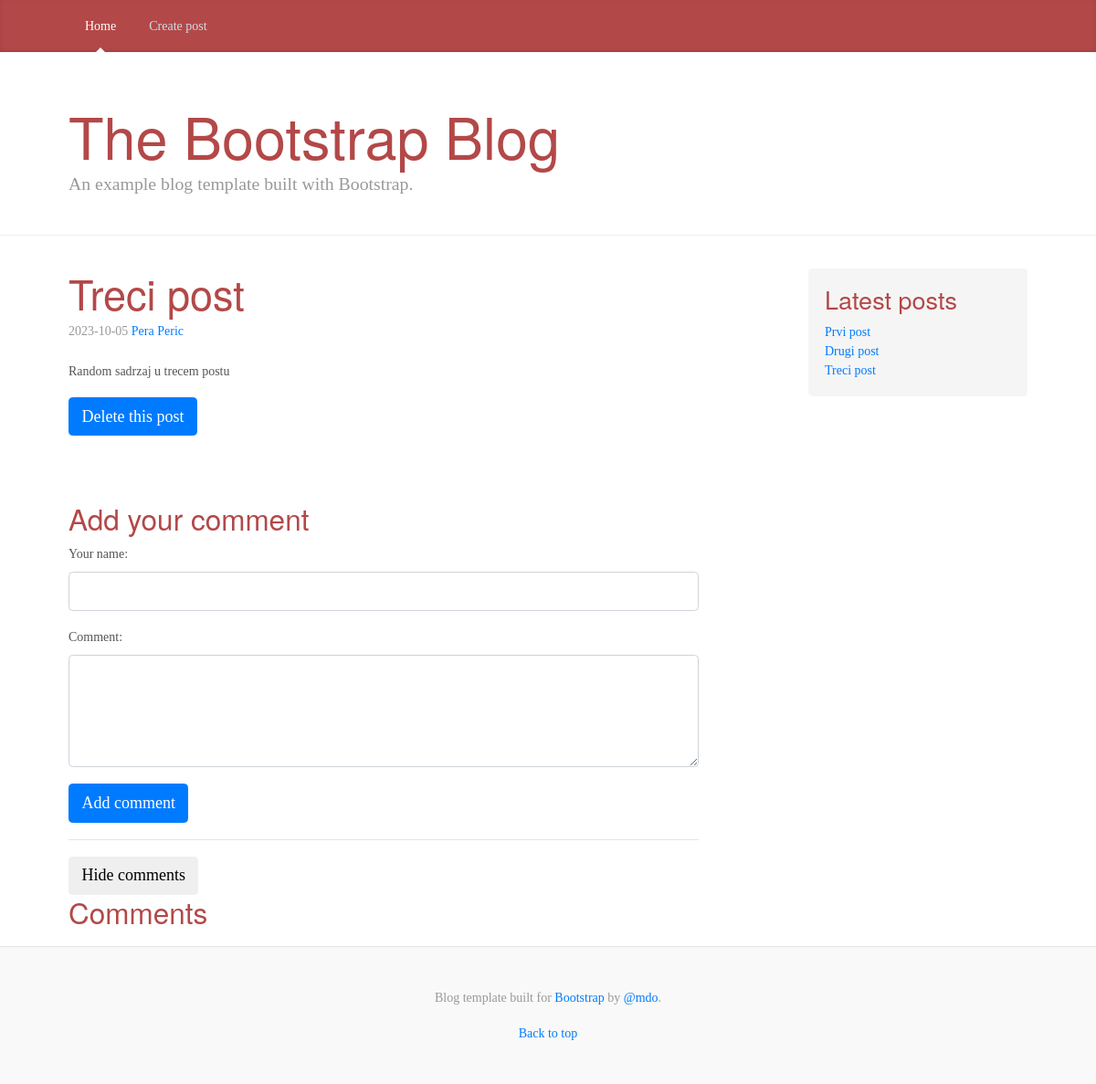
Screenshot of /single-post.php?post_id=3 with the database file from the repository.
### tables this page shows
create table posts (id int auto_increment, title varchar(255) NOT NULL, body text NOT NULL, author int NOT NULL, created_at date NOT NULL, PRIMARY KEY(id), FOREIGN KEY(author) references users(id));

create table users (id int auto_increment, first_name varchar(100) NOT NULL, last_name varchar(100) NOT NULL, PRIMARY KEY(id));

### db.php (called while the page is built, shortened)
<?php
function getData($sql, $connection, $fetchAll = false)
{
    $statement = $connection->prepare($sql);
    $statement->execute();
    $statement->setFetchMode(PDO::FETCH_ASSOC);
    return $fetchAll ? $statement->fetchAll() : $statement->fetch();
}
?>

### single-post.php (the view, shortened to what this page needs)
<?php include('db.php') ?>
<?php include('header.php') ?>
<main role="main" class="container">
    <div class="row">
        <div class="col-sm-8 blog-main">
            <?php
            if (isset($_GET['post_id'])) {
                $sql1 = "SELECT p.*, users.id as userID, users.first_name, users.last_name FROM posts p inner join users on p.author = users.id WHERE p.id = {$_GET['post_id']}";
                $post = getData($sql1, $connection, $fetchAll = false);
                ?>
                <?php
            } else {
                echo ('post_id nije prosledjen kroz $_GET');
            }
            ?>
            <div class="blog-post">
                <a href="single-post.php?post_id=<?php echo ($post['id']) ?>">
                    <h2 class="blog-post-title">
                        <?php echo ($post['title']) ?>
                    </h2>
                </a>
                <p class="blog-post-meta">
                    <?php echo ($post['created_at']) ?> <a href="#">
                        <?php echo ($post['first_name'] . ' ' . $post['last_name']) ?>
                    </a>
                </p>
                <p>
                    <?= $post['body'] ?>
                </p>
                <button class="btn btn-primary" onclick="confirmDelete()">Delete this post</button>
            </div>
            <?php include('comments.php') ?>
        </div>
        <?php include('sidebar.php') ?>
    </div>
</main>
<?php include('footer.php') ?>

### sidebar.php
<?php
$sql4 = "SELECT * FROM posts ORDER BY created_at DESC LIMIT 3";
$posts5 = getData($sql4, $connection, $fetchAll = true);
?>
<aside class="col-sm-3 ml-sm-auto blog-sidebar">
    <div class="sidebar-module sidebar-module-inset">
        <h4>Latest posts</h4>
        <ol class="list-unstyled">
        <?php foreach ($posts5 as $post) { ?>
                <li>
                    <a href="single-post.php?post_id=<?php echo ($post['id']) ?>">
                        <?= $post['title'] ?>
                    </a>
                </li>
            <?php } ?>
        </ol>
    </div>
</aside>

### styles/blog.css (style rules this page uses)
@media (min-width: 48em) { html { font-size: 18px; } }
body { font-family: Georgia, "Times New Roman", Times, serif; color: #555; }
h1, .h1, h2, .h2, h3, .h3, h4, .h4, h5, .h5, h6, .h6 { font-family: "Helvetica Neue", Helvetica, Arial, sans-serif; font-weight: 400; color: #333; }
.container { max-width: 60rem; }
.sidebar-module { padding: 1rem; }
.sidebar-module-inset { padding: 1rem; background-color: #f5f5f5; border-radius: .25rem; }
.sidebar-module-inset p:last-child, .sidebar-module-inset ul:last-child, .sidebar-module-inset ol:last-child { margin-bottom: 0; }
.blog-post { margin-bottom: 4rem; }
.blog-post-title { margin-bottom: .25rem; font-size: 2.5rem; }
.blog-post-meta { margin-bottom: 1.25rem; color: #999; }

### styles/styles.css (style rules this page uses)
* { font-size: 14px; }
h1, h2, h3, h4, h5, h6, h7 { color: #b34848; }

### rows the page displays
posts: title "Treci post", created_at "2023-10-05", author.first_name "Pera", author.last_name "Peric", body "Random sadrzaj u trecem postu"
posts: title "Prvi post"
posts: title "Drugi post"
